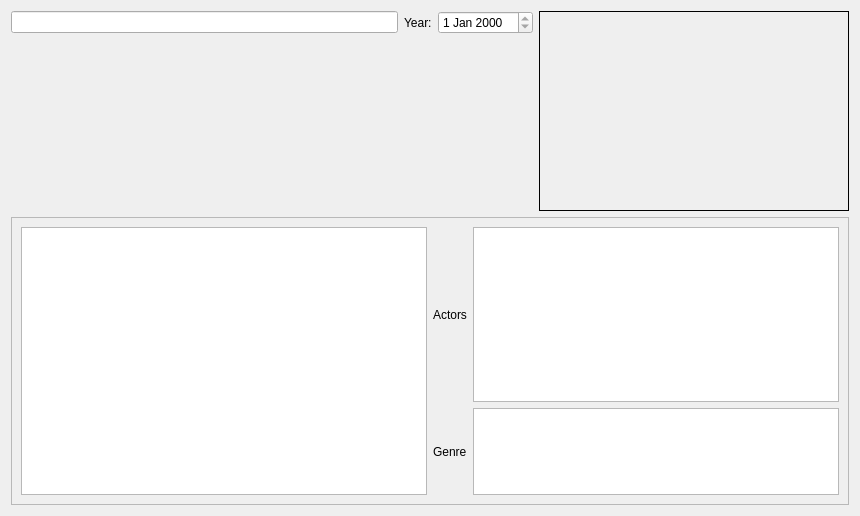
<?xml version="1.0" encoding="UTF-8"?>
<ui version="4.0">
 <class>cSerieDetails</class>
 <widget class="QWidget" name="cSerieDetails">
  <property name="geometry">
   <rect>
    <x>0</x>
    <y>0</y>
    <width>860</width>
    <height>516</height>
   </rect>
  </property>
  <property name="windowTitle">
   <string>Form</string>
  </property>
  <layout class="QGridLayout" name="gridLayout">
   <item row="0" column="0">
    <layout class="QHBoxLayout" name="horizontalLayout_6" stretch="3,1">
     <item>
      <layout class="QVBoxLayout" name="verticalLayout">
       <item>
        <layout class="QHBoxLayout" name="horizontalLayout_2">
         <item>
          <widget class="QLineEdit" name="m_lpName">
           <property name="readOnly">
            <bool>true</bool>
           </property>
          </widget>
         </item>
         <item>
          <widget class="QLabel" name="label_4">
           <property name="text">
            <string>Year:</string>
           </property>
          </widget>
         </item>
         <item>
          <widget class="QDateEdit" name="m_lpFirstAired">
           <property name="readOnly">
            <bool>true</bool>
           </property>
          </widget>
         </item>
        </layout>
       </item>
       <item>
        <spacer name="verticalSpacer">
         <property name="orientation">
          <enum>Qt::Vertical</enum>
         </property>
         <property name="sizeHint" stdset="0">
          <size>
           <width>20</width>
           <height>40</height>
          </size>
         </property>
        </spacer>
       </item>
      </layout>
     </item>
     <item>
      <widget class="QLabel" name="m_lpDetailsBanner">
       <property name="minimumSize">
        <size>
         <width>310</width>
         <height>200</height>
        </size>
       </property>
       <property name="frameShape">
        <enum>QFrame::Box</enum>
       </property>
       <property name="text">
        <string/>
       </property>
       <property name="alignment">
        <set>Qt::AlignCenter</set>
       </property>
      </widget>
     </item>
    </layout>
   </item>
   <item row="1" column="0">
    <widget class="QScrollArea" name="scrollArea">
     <property name="widgetResizable">
      <bool>true</bool>
     </property>
     <widget class="QWidget" name="scrollAreaWidgetContents">
      <property name="geometry">
       <rect>
        <x>0</x>
        <y>0</y>
        <width>840</width>
        <height>288</height>
       </rect>
      </property>
      <layout class="QGridLayout" name="gridLayout_4">
       <item row="0" column="0">
        <layout class="QHBoxLayout" name="horizontalLayout_5">
         <item>
          <widget class="QTextEdit" name="m_lpDetailsOverview">
           <property name="readOnly">
            <bool>true</bool>
           </property>
          </widget>
         </item>
         <item>
          <layout class="QVBoxLayout" name="verticalLayout_4" stretch="2,1">
           <item>
            <layout class="QHBoxLayout" name="horizontalLayout_4">
             <item>
              <widget class="cVerticalLabel" name="label_2">
               <property name="text">
                <string>Actors</string>
               </property>
              </widget>
             </item>
             <item>
              <widget class="QTreeView" name="m_lpDetailsActors">
               <property name="editTriggers">
                <set>QAbstractItemView::NoEditTriggers</set>
               </property>
               <property name="alternatingRowColors">
                <bool>true</bool>
               </property>
               <attribute name="headerVisible">
                <bool>false</bool>
               </attribute>
              </widget>
             </item>
            </layout>
           </item>
           <item>
            <layout class="QHBoxLayout" name="horizontalLayout_3">
             <item>
              <widget class="cVerticalLabel" name="label_3">
               <property name="text">
                <string>Genre</string>
               </property>
              </widget>
             </item>
             <item>
              <widget class="QTreeView" name="m_lpDetailsGenre">
               <property name="editTriggers">
                <set>QAbstractItemView::NoEditTriggers</set>
               </property>
               <property name="alternatingRowColors">
                <bool>true</bool>
               </property>
               <attribute name="headerVisible">
                <bool>false</bool>
               </attribute>
              </widget>
             </item>
            </layout>
           </item>
          </layout>
         </item>
        </layout>
       </item>
      </layout>
     </widget>
    </widget>
   </item>
  </layout>
 </widget>
 <customwidgets>
  <customwidget>
   <class>cVerticalLabel</class>
   <extends>QLabel</extends>
   <header>cverticallabel.h</header>
  </customwidget>
 </customwidgets>
 <resources/>
 <connections/>
</ui>
